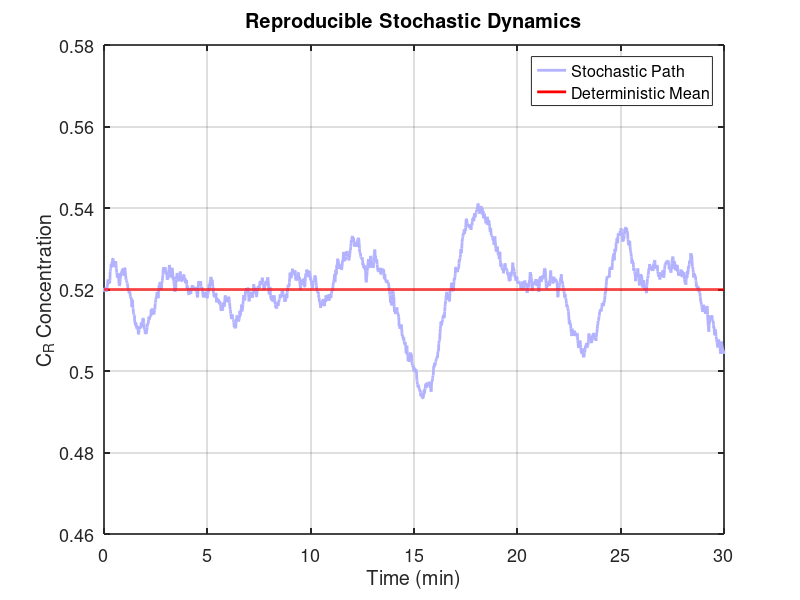

Source code (MATLAB):
function coherence_resonance
    tic; clc; clear; close all;
    
    rng(42, 'twister'); 

    noise_level = 0.02;     
    tmax_plot = 10;         

    [t_det, cr_det] = core_simulation(0, tmax_plot);
    
    [t_stoch, cr_stoch] = core_simulation(noise_level, tmax_plot);
    
    fig = figure('Name', 'Comparison_Dynamics', 'Units', 'inches', 'Position', [2, 2, 8, 5], 'Color', 'w');
    hold on; 
    
    plot(t_stoch, cr_stoch, 'Color', [0.7, 0.7, 1.0], 'LineWidth', 2.0, 'DisplayName', 'Stochastic Path');
    plot(t_det, cr_det, 'r-', 'LineWidth', 2.0, 'DisplayName', 'Deterministic Mean');
    
    xlabel('Time (min)', 'FontSize', 12);
    ylabel('C_R Concentration', 'FontSize', 12);
    title('Reproducible Stochastic Dynamics', 'FontSize', 14);
    
    box on;        
    grid on;                
    set(gca, 'FontSize', 13, 'LineWidth', 1.2); 
    
    xlim([0, max(t_stoch)]);
    ylim([0.46, 0.58]);
    
    legend('Location', 'northeast');
    hold off;
    print(fig, 'Comparison', '-dpdf', '-painters', '-r600');

end


function [t_out, cr_out] = core_simulation(noise_amp, tmax_val)
 
    ka=1; ln=1; K_A=0.5; K_R=0.5; k_A_on=0.3; k_A_off=1; k_R_off=0.1; k_m_off=2;
    beta=10; n=8; gamma=k_m_off/k_R_off; Fsp0=0.2; Vpm=8; Vd=3; theta=pi/4;
    alpha=35; k_bar=3; t_char=3; dt=0.005; 
    
    N_steps = ceil(tmax_val / dt);
    k_s = ka * (k_bar - 1) + 1e-6;
    k_star = ka * k_s / (ka + k_s);
    C_R0 = 0.52; 
    Fp0 = (1 - Vd/Vpm) * Fsp0;
    lambda0 = (ln + (Fp0 / cos(theta)) / k_star) / ln;
    C_A0 = k_A_on * C_R0^n / (K_A^n + C_R0^n) / (k_A_off + k_A_on * C_R0^n / (K_A^n + C_R0^n));
    kr_on_const = (k_R_off + k_m_off * (2 / (1 + exp(beta * (lambda0 - 1))))) * (K_R^n + C_R0^n) / C_R0^(n-1) / (1 - C_R0);
    
    tau1 = ln * cos(theta) / (Vpm - Vd);
    tau2 = Fsp0 / (k_s * Vpm);
    

    cr = C_R0 + 0.00; ca = C_A0; lambda = lambda0;
    cr_out = zeros(N_steps + 1, 1);
    cr_out(1) = cr;

    for i = 1:N_steps
        f_lambda = 2 / (1 + exp(beta * (lambda - 1)));
        d_cr = kr_on_const * cr^n / (K_R^n + cr^n) * (1 - cr) - k_R_off * (1 + gamma * f_lambda) * cr;
        d_ca = k_A_on * (1 - ca) * cr^n / (K_A^n + cr^n) - k_A_off * ca;
        d_lambda = 1/tau1 - (1/tau1 + (1/tau2 + alpha * d_ca) * (lambda - 1)) / (1 + k_bar * exp(-alpha * (ca - C_A0)));

        cr = cr + d_cr * dt + noise_amp * cr * randn * sqrt(dt);
        ca = ca + d_ca * dt;
        lambda = lambda + d_lambda * dt;

        if cr < 1e-6; cr = 1e-6; end
        cr_out(i+1) = cr;
    end
    t_out = t_char * (0:N_steps)' * dt;
end
